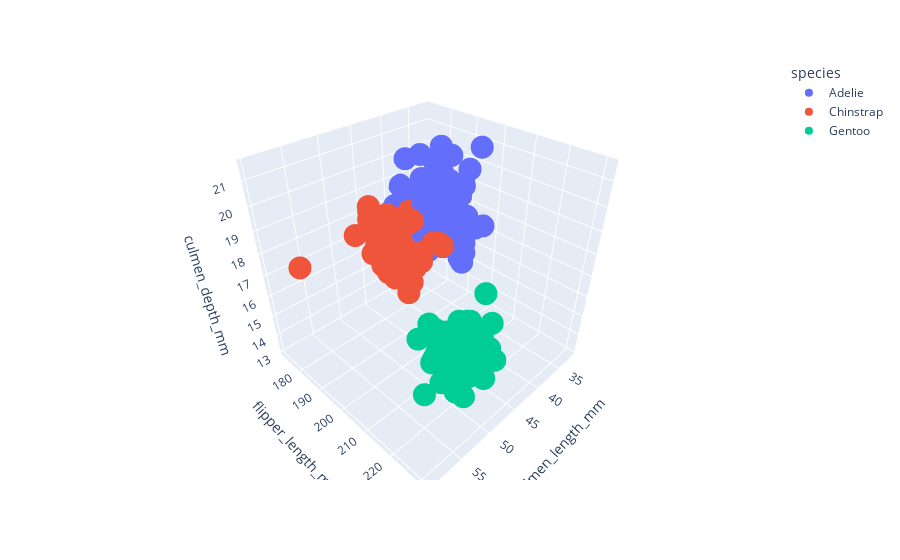

The cell this chart's notebook holds for it:
### Code cell
fig = px.scatter_3d(df, 
                    x='culmen_length_mm',
                    y='flipper_length_mm',
                    z='culmen_depth_mm',
                    color='species')
fig.show();

# Grafiği tutup çevirip incelersek feature larımın 3 boyutlu uzayda güzel ayrıldığını görüyoruz

### Figure 1 — Plotly figure (JSON) as saved in the notebook; plotly's stock layout.template omitted (floating-point values rounded to 4 significant figures; data arrays with more than 128 entries replaced by an {"elided": "..."} marker saying what was removed)
{"data": [{"hovertemplate": "species=Adelie<br>culmen_length_mm=%{x}<br>flipper_length_mm=%{y}<br>culmen_depth_mm=%{z}<extra></extra>", "legendgroup": "Adelie", "marker": {"color": "#636efa", "symbol": "circle"}, "mode": "markers", "name": "Adelie", "scene": "scene", "showlegend": true, "type": "scatter3d", "x": {"elided": "146 float values"}, "y": {"elided": "146 int values"}, "z": {"elided": "146 float values"}}, {"hovertemplate": "species=Chinstrap<br>culmen_length_mm=%{x}<br>flipper_length_mm=%{y}<br>culmen_depth_mm=%{z}<extra></extra>", "legendgroup": "Chinstrap", "marker": {"color": "#EF553B", "symbol": "circle"}, "mode": "markers", "name": "Chinstrap", "scene": "scene", "showlegend": true, "type": "scatter3d", "x": [46.5, 50, 51.3, 45.4, 52.7, 45.2, 46.1, 51.3, 46, 51.3, 46.6, 51.7, 47, 52, 45.9, 50.5, 50.3, 58, 46.4, 49.2, 42.4, 48.5, 43.2, 50.6, 46.7, 52, 50.5, 49.5, 46.4, 52.8, 40.9, 54.2, 42.5, 51, 49.7, 47.5, 47.6, 52, 46.9, 53.5, 49, 46.2, 50.9, 45.5, 50.9, 50.8, 50.1, 49, 51.5, 49.8, 48.1, 51.4, 45.7, 50.7, 42.5, 52.2, 45.2, 49.3, 50.2, 45.6, 51.9, 46.8, 45.7, 55.8, 43.5, 49.6, 50.8, 50.2], "y": [192, 196, 193, 188, 197, 198, 178, 197, 195, 198, 193, 194, 185, 201, 190, 201, 197, 181, 190, 195, 181, 191, 187, 193, 195, 197, 200, 200, 191, 205, 187, 201, 187, 203, 195, 199, 195, 210, 192, 205, 210, 187, 196, 196, 196, 201, 190, 212, 187, 198, 199, 201, 193, 203, 187, 197, 191, 203, 202, 194, 206, 189, 195, 207, 202, 193, 210, 198], "z": [17.9, 19.5, 19.2, 18.7, 19.8, 17.8, 18.2, 18.2, 18.9, 19.9, 17.8, 20.3, 17.3, 18.1, 17.1, 19.6, 20, 17.8, 18.6, 18.2, 17.3, 17.5, 16.6, 19.4, 17.9, 19, 18.4, 19, 17.8, 20, 16.6, 20.8, 16.7, 18.8, 18.6, 16.8, 18.3, 20.7, 16.6, 19.9, 19.5, 17.5, 19.1, 17, 17.9, 18.5, 17.9, 19.6, 18.7, 17.3, 16.4, 19, 17.3, 19.7, 17.3, 18.8, 16.6, 19.9, 18.8, 19.4, 19.5, 16.5, 17, 19.8, 18.1, 18.2, 19, 18.7]}, {"hovertemplate": "species=Gentoo<br>culmen_length_mm=%{x}<br>flipper_length_mm=%{y}<br>culmen_depth_mm=%{z}<extra></extra>", "legendgroup": "Gentoo", "marker": {"color": "#00cc96", "symbol": "circle"}, "mode": "markers", "name": "Gentoo", "scene": "scene", "showlegend": true, "type": "scatter3d", "x": [46.1, 50, 48.7, 50, 47.6, 46.5, 45.4, 46.7, 43.3, 46.8, 40.9, 49, 45.5, 48.4, 45.8, 49.3, 42, 49.2, 46.2, 48.7, 50.2, 45.1, 46.5, 46.3, 42.9, 46.1, 47.8, 48.2, 50, 47.3, 42.8, 45.1, 59.6, 49.1, 48.4, 42.6, 44.4, 44, 48.7, 42.7, 49.6, 45.3, 49.6, 50.5, 43.6, 45.5, 50.5, 44.9, 45.2, 46.6, 48.5, 45.1, 50.1, 46.5, 45, 43.8, 45.5, 43.2, 50.4, 45.3, 46.2, 45.7, 54.3, 45.8, 49.8, 49.5, 43.5, 50.7, 47.7, 46.4, 48.2, 46.5, 46.4, 48.6, 47.5, 51.1, 45.2, 45.2, 49.1, 52.5, 47.4, 50, 44.9, 50.8, 43.4, 51.3, 47.5, 52.1, 47.5, 52.2, 45.5, 49.5, 44.5, 50.8, 49.4, 46.9, 48.4, 51.1, 48.5, 55.9, 47.2, 49.1, 46.8, 41.7, 53.4, 43.3, 48.1, 50.5, 49.8, 43.5, 51.5, 46.2, 55.1, 48.8, 47.2, 46.8, 50.4, 45.2, 49.9], "y": [211, 230, 210, 218, 215, 210, 211, 219, 209, 215, 214, 216, 214, 213, 210, 217, 210, 221, 209, 222, 218, 215, 213, 215, 215, 215, 215, 210, 220, 222, 209, 207, 230, 220, 220, 213, 219, 208, 208, 208, 225, 210, 216, 222, 217, 210, 225, 213, 215, 210, 220, 210, 225, 217, 220, 208, 220, 208, 224, 208, 221, 214, 231, 219, 230, 229, 220, 223, 216, 221, 221, 217, 216, 230, 209, 220, 215, 223, 212, 221, 212, 224, 212, 228, 218, 218, 212, 230, 218, 228, 212, 224, 214, 226, 216, 222, 203, 225, 219, 228, 215, 228, 215, 210, 219, 208, 209, 216, 229, 213, 230, 217, 230, 222, 214, 215, 222, 212, 213], "z": [13.2, 16.3, 14.1, 15.2, 14.5, 13.5, 14.6, 15.3, 13.4, 15.4, 13.7, 16.1, 13.7, 14.6, 14.6, 15.7, 13.5, 15.2, 14.5, 15.1, 14.3, 14.5, 14.5, 15.8, 13.1, 15.1, 15, 14.3, 15.3, 15.3, 14.2, 14.5, 17, 14.8, 16.3, 13.7, 17.3, 13.6, 15.7, 13.7, 16, 13.7, 15, 15.9, 13.9, 13.9, 15.9, 13.3, 15.8, 14.2, 14.1, 14.4, 15, 14.4, 15.4, 13.9, 15, 14.5, 15.3, 13.8, 14.9, 13.9, 15.7, 14.2, 16.8, 16.2, 14.2, 15, 15, 15.6, 15.6, 14.8, 15, 16, 14.2, 16.3, 13.8, 16.4, 14.5, 15.6, 14.6, 15.9, 13.8, 17.3, 14.4, 14.2, 14, 17, 15, 17.1, 14.5, 16.1, 14.7, 15.7, 15.8, 14.6, 14.4, 16.5, 15, 17, 15.5, 15, 16.1, 14.7, 15.8, 14, 15.1, 15.2, 15.9, 15.2, 16.3, 14.1, 16, 16.2, 13.7, 14.3, 15.7, 14.8, 16.1]}], "layout": {"legend": {"title": {"text": "species"}, "tracegroupgap": 0}, "margin": {"t": 60}, "scene": {"domain": {"x": [0, 1], "y": [0, 1]}, "xaxis": {"title": {"text": "culmen_length_mm"}}, "yaxis": {"title": {"text": "flipper_length_mm"}}, "zaxis": {"title": {"text": "culmen_depth_mm"}}}}}
